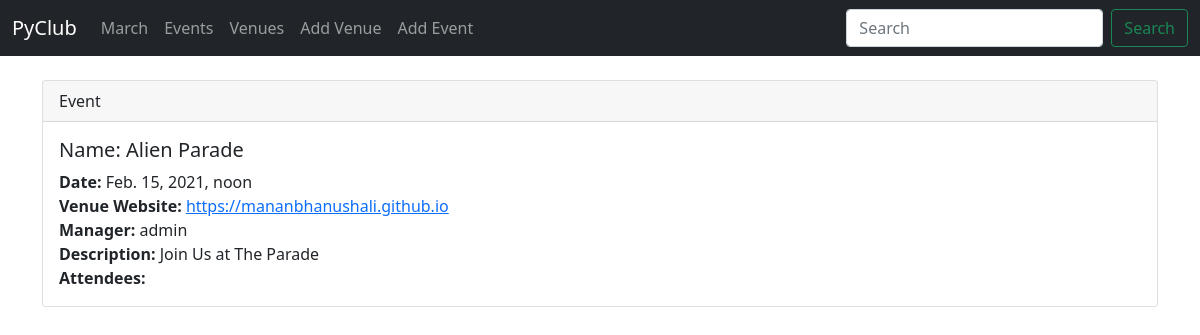
/show_event/1, run on the app's committed database.
### events/models.py (models this page shows, shortened)
class Event(models.Model):
    name = models.CharField("Event Name", max_length=120)
    event_date = models.DateTimeField("Event Date")
    venue = models.ForeignKey(Venue, blank=True, null=True, on_delete=models.CASCADE)
    manager = models.ForeignKey(User, blank=True, null=True, on_delete=models.SET_NULL)
    description = models.TextField(blank=True)
    attendees = models.ManyToManyField(MyClubUser, blank=True)
    def __str__(self):
        return self.name

class Venue(models.Model):
    name = models.CharField("Venue Name", max_length=120)
    address = models.CharField(max_length=300)
    zip_code = models.CharField("Zip Code", max_length=15)
    phone = models.CharField("Contact Phone", max_length=25, blank=True)
    web = models.URLField("Website Address", blank=True)
    email_address = models.EmailField("Email Address", blank=True)

### events/views.py (the view)
# urls.py: path('show_event/<event_id>', views.show_event, name="show-event"),
def show_event(request, event_id):
    event = Event.objects.get(pk=event_id)
    return render(request, 'events/show_event.html',
                  {'event': event})

### events/templates/events/show_event.html (shortened to what this page needs)
{% extends 'events/base.html' %}
{% block content %}
<div class="card">
  <div class="card-header">
    Event
  </div>
  <div class="card-body">
    <h5 class="card-title">Name: {{ event }}</h5>
    <p class="card-text">
        <strong>Date: </strong>{{ event.event_date }}<br/>
        <strong>Venue Website: </strong><a href="{{ event.venue.web }}">{{ event.venue.web }}</a><br/>
        <strong>Manager: </strong>{{ event.manager }}<br/>
        <strong>Description: </strong>{{ event.description }}<br/>
        <strong>Attendees:</strong><br/>
    </p>
  </div>
</div>
{% endblock %}

### data on the page
Event: name "Alien Parade", event_date "Feb. 15, 2021, noon", venue.web "https://mananbhanushali.github.io", manager "admin", description "Join Us at The Parade"
